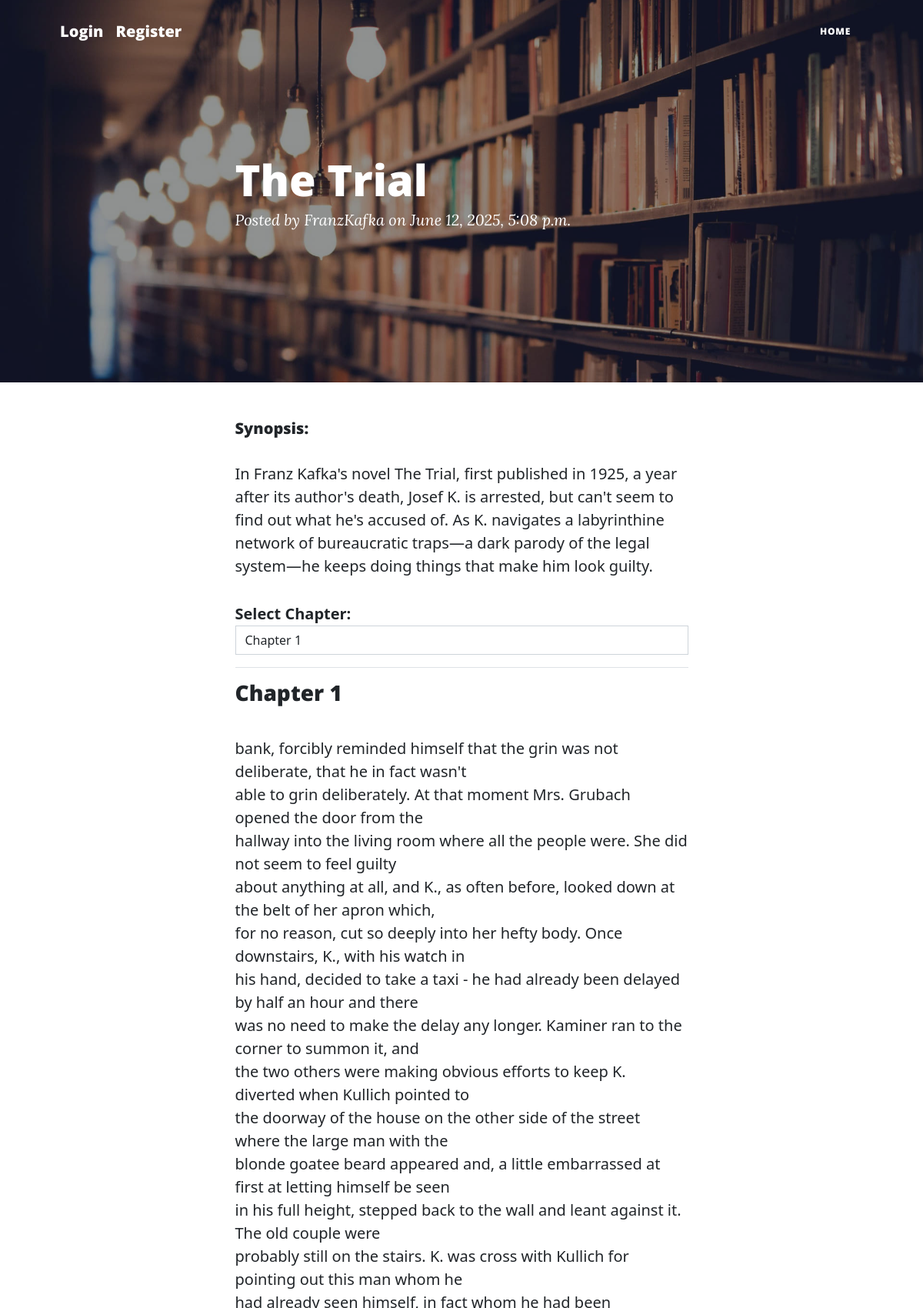
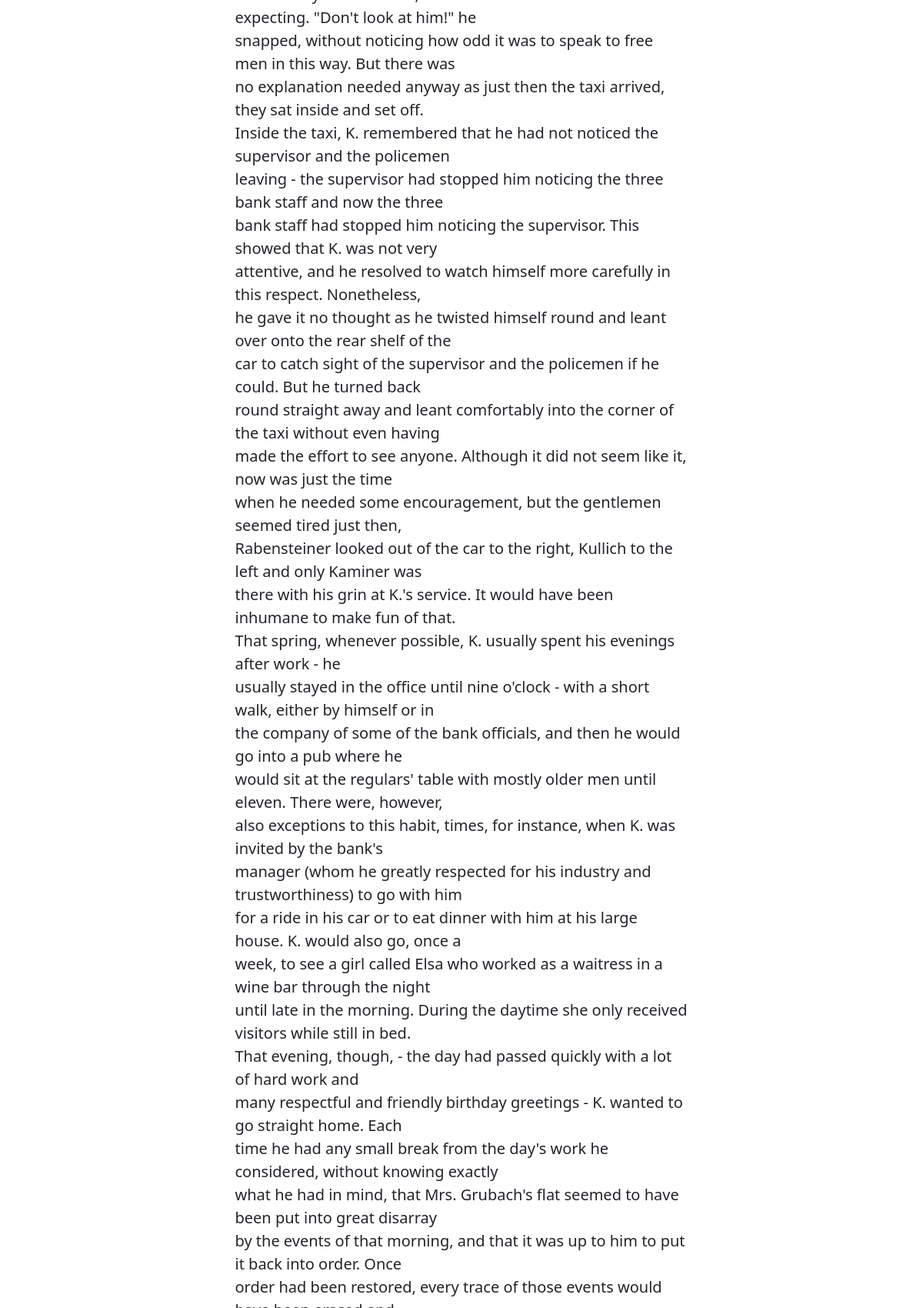
The page /story/11/detail/ (upper part) on the database its author committed (2 pictures, top to bottom).
### my_app/models.py (models this page shows, shortened)
class Post(models.Model):
    author = models.ForeignKey(settings.AUTH_USER_MODEL, on_delete=models.CASCADE, related_name='posts')
    created_at = models.DateTimeField(auto_now_add=True)
    liked_by = models.ManyToManyField(Profile, related_name='liked_posts', blank=True)

class Story(Post):
    title = models.CharField(max_length=255)
    public = models.BooleanField(default=False)
    genres = models.ManyToManyField('Genre', blank=True)
    synopsis = models.TextField()
    tags = models.ManyToManyField('Tag', blank=True)
    warnings = models.ManyToManyField('Warning', blank=True)
    fandoms = models.ManyToManyField('Fandom', blank=True)
    bookmarked_by = models.ManyToManyField(Profile, related_name='bookmarked_stories', blank=True)
    class Meta:
        db_table = "stories"

class Post(models.Model):
    author = models.ForeignKey(settings.AUTH_USER_MODEL, on_delete=models.CASCADE, related_name='posts')
    created_at = models.DateTimeField(auto_now_add=True)
    liked_by = models.ManyToManyField(Profile, related_name='liked_posts', blank=True)

class Chapter(models.Model):
    story = models.ForeignKey(Story, related_name='chapters', on_delete=models.CASCADE)
    title = models.CharField(max_length=255)
    content = models.TextField()
    public = models.BooleanField(default=False)
    created_at = models.DateTimeField(auto_now_add=True)
    class Meta:
        ordering = ["created_at"]

### my_app/views.py (the view, shortened to what this page needs)
# urls.py: path('story/<int:pk>/detail/', views.story_detail, name="story-detail"),
def story_detail(request, pk):
    story = get_object_or_404(Story, id=pk)
    chapter_id = request.GET.get('chapter')
    chapter = None
    next_chapter = None
    if chapter_id:
        chapter = get_object_or_404(Chapter, pk=chapter_id)
        next_chapter = story.chapters.filter(pk__gt=chapter.pk).order_by('pk').first()
    else:
        chapter = story.chapters.order_by('pk').first()
        if chapter:
            next_chapter = story.chapters.filter(pk__gt=chapter.pk).order_by('pk').first()
    form = CommentForm()
    context = {
        'story': story,
        'tags': story.tags.all(),
        'genres': story.genres.all(),
        'fandoms': story.fandoms.all(),
        'warnings': story.warnings.all(),
        'chapter': chapter,
        'next_chapter': next_chapter,
        'comments': story.comments.all().filter(parent=None),
        'is_own_story': (story.author == request.user),
        'form' : form,
    }
    return render(request, "post.html", context)

### my_app/forms.py
class CommentForm(forms.ModelForm):
    content = forms.CharField(
        required=False,
        widget=forms.TextInput(attrs={
            'class': 'content-input',
            'placeholder': 'Share your thoughts...',
            'rows': 5,
        }),
    )
    class Meta:
        model = Comment
        fields = ['content']
    def __init__(self, *args, **kwargs):
        super().__init__(*args, **kwargs)
        self.helper = FormHelper()
        self.helper.form_method = 'post'
        self.helper.layout = Layout(
            Fieldset(
                'Comment',
                Field('content'),
            ),
            Submit('submit', 'Save Comment', css_class='btn-primary')
        )

### templates/post.html (shortened to what this page needs)
{% extends 'base.html' %}
{% load static %}
{% block content %}
<header class="masthead" style="background-image: url('{% static "assets/img/library_wallpaper.jpg" %}')">
    <div class="container position-relative px-4 px-lg-5">
        <div class="row gx-4 gx-lg-5 justify-content-center">
            <div class="col-md-10 col-lg-8 col-xl-7">
                <div class="post-heading">
                    <h1>{{ story.title }}</h1>
                    <span class="meta">
                        Posted by
                        {% if is_own_story %}
                            You on {{ story.created_at }} <a href="{% url 'edit-story' story.pk %}">- Edit story</a>
                        {% else %}
                            <a href="{% url 'user-profile' story.author.username %}">{{ story.author }}</a> on {{ story.created_at }}
                        {% endif %}
                    </span>
                </div>
            </div>
        </div>
    </div>
</header>
<article class="mb-4">
    <div class="container px-4 px-lg-5">
        <div class="row gx-4 gx-lg-5 justify-content-center">
            <div class="col-md-10 col-lg-8 col-xl-7" style="font-family: 'Segoe UI', system-ui, sans-serif;">
                <h5>Synopsis:</h5>
                <p class="subheading">{{ story.synopsis }}</p>
                <label for="chapterSelect"><strong>Select Chapter:</strong></label>
                <select id="chapterSelect" class="form-control" onchange="goToChapter(this)">
                    {% for ch in story.chapters.all %}
                        {% if is_own_story %}
                            <option value="{{ ch.id }}" {% if chapter and ch.id == chapter.id %}selected{% endif %}>
                                {{ ch.title }}{% if not ch.public %} - private{% endif %}
                            </option>
                        {% else %}
                            {% if ch.public %}
                                <option value="{{ ch.id }}" {% if chapter and ch.id == chapter.id %}selected{% endif %}>
                                    {{ ch.title }}
                                </option>
                            {% endif %}
                        {% endif %}
                    {% endfor %}
                </select>
                {% if chapter %}
                    <hr>
                    <div style="display: flex; justify-content: space-between; align-items: center;">
                        <div style="display: flex; align-items: center; gap: 0.5rem;">
                            <h3>{{ chapter.title }}</h3>
                        </div>
                    </div>
                    <p>{{ chapter.content|linebreaks }}</p>
                {% endif %}
            </div>
        </div>
    </div>
</article>
{% endblock %}

### rows shown on the page
Story: title "The Trial", synopsis "In Franz Kafka's novel The Trial, first published in 1925, a year after its author's death, Josef K. is arrested, but can't seem to find out what he's accused of. As K. navigates a labyrinthine network of bureaucratic traps—a dark parody of the legal system—he keeps doing things that make him look guilty."
Post: author "FranzKafka", created_at "June 12, 2025, 5:08 p.m."
Chapter: title "Chapter 1", content "bank, forcibly reminded himself that the grin was not deliberate, that he in fact wasn't able to grin deliberately. At that moment Mrs. Grubach opened the door from the hallway into the living room where all the people were. She did not seem to feel guilty about anything at all, and K., as often before, looked down at the belt of her apron which, for no reason, cut so deeply into her hefty body. Once downstairs, K., with his watch in his hand, decided to take a taxi - he had already been delayed by half an hour and there was no need to make the delay any longer. Kaminer ran to the corner to summon it, and the two others were making obvious efforts to keep K. diverted when Kullich pointed to…"

### other values the page prints
form field value "Chapter 1"
